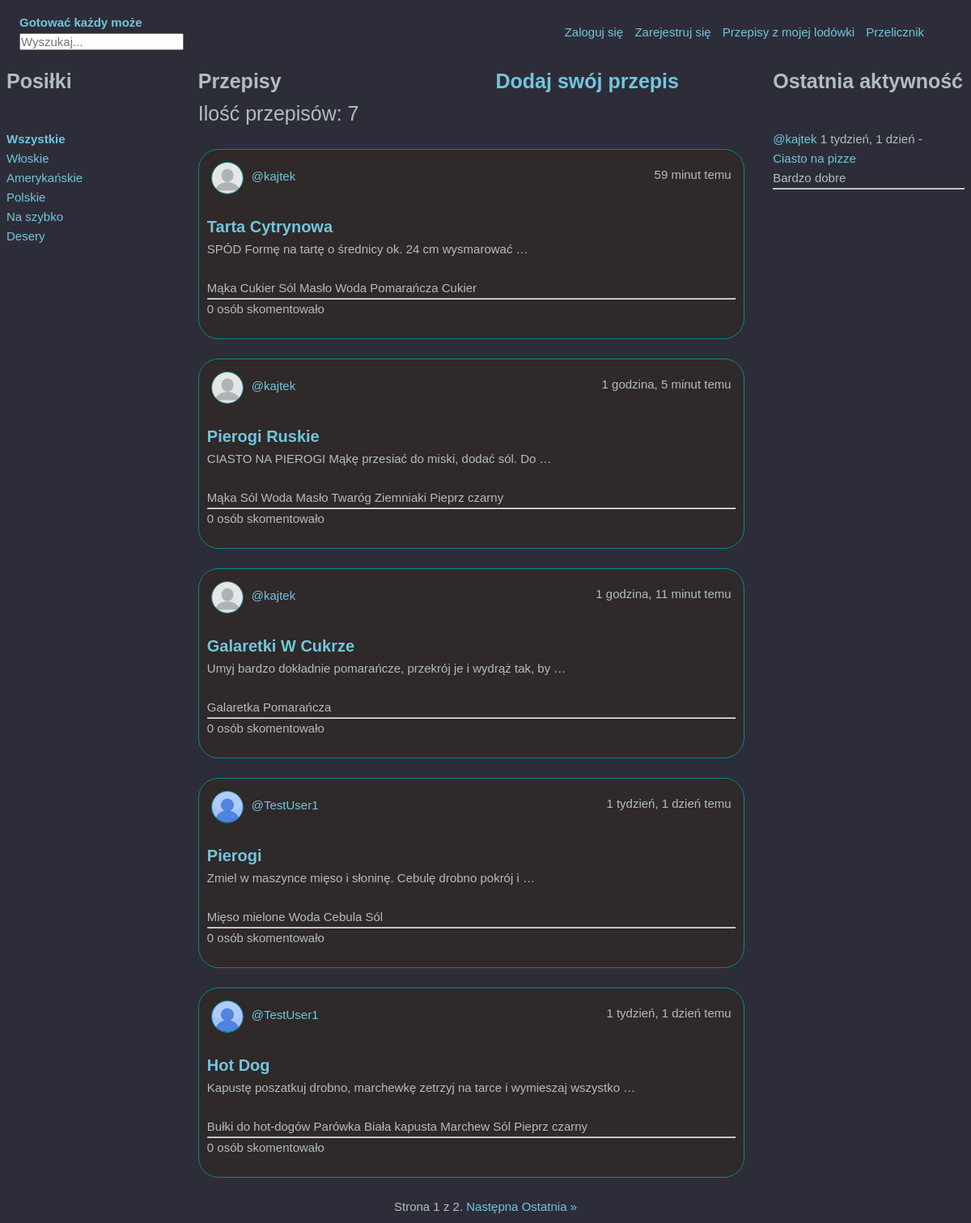
The page / on the database its author committed.
### blog/models.py (models this page shows, shortened)
class Meal(models.Model):
    name = models.CharField(max_length=255)

class Recipe(models.Model):
    host = models.ForeignKey(User, verbose_name='Użytkownik', on_delete=models.CASCADE, null=True)
    meal = models.ForeignKey(Meal, verbose_name='Posiłek', on_delete=models.CASCADE, max_length=100, null=True)
    title = models.CharField('Nazwa dania', max_length=100, null=False)
    description = models.TextField('Przepis', null=False, blank=False)
    participants = models.ManyToManyField(
        to=User, related_name='participants', blank=True)
    updated = models.DateTimeField(auto_now=True)
    created = models.DateTimeField(auto_now_add=True)
    class Meta():
        ordering = ['-created']
    def __str__(self):
        return self.title

class Profile(models.Model):
    user = models.OneToOneField(User, on_delete=models.CASCADE)
    image = models.ImageField(verbose_name='Zdjęcie',default='default.jpg', upload_to='profile_pics')
    bio = models.TextField()

class Ingredient(models.Model):
    recipe = models.ForeignKey(to=Recipe, null=False, blank=False, on_delete=models.CASCADE)
    product = models.ForeignKey(to=Product, null=False, blank=False, on_delete=models.CASCADE, verbose_name='Produkt')
    weight = models.PositiveIntegerField(null=True, blank=True, verbose_name='Waga')

class Product(models.Model):
    choices = (
        ('ml', 'mililitr'),
        ('gr', 'gram'),
        ('szt', 'sztuka')
    )
    name = models.CharField(max_length=50, null=False, blank=False, verbose_name='Nazwa produktu', unique=True)
    spoon_weight = models.PositiveIntegerField(null=True, blank=True)
    unit = models.CharField(max_length=20, verbose_name='Jednostka', choices=choices, null=False, blank=False)
    def __str__(self):
        return self.name

class Comment(models.Model):
    user = models.ForeignKey(User, on_delete=models.CASCADE)
    recipe = models.ForeignKey(Recipe, on_delete=models.CASCADE)
    body = models.TextField(null=False, verbose_name='Komentarz')
    rating = IntegerRangeField(min_value=1, max_value=5 ,null=True, blank=True, verbose_name='Ocena')
    image = models.ImageField(null=True, blank=True, upload_to='recipe_pics', verbose_name='Zdjęcie potrawy')
    updated = models.DateTimeField(auto_now=True)
    created = models.DateTimeField(auto_now_add=True)

### blog/views.py (the view)
# urls.py: 2. Add a URL to urlpatterns:  path('', views.home, name='home')
def home(request):
    q = request.GET.get('search')
    if q != None:
        recipes = Recipe.objects.filter(
            Q(meal__name__icontains=q) |
            Q(title__icontains=q) |
            Q(description__icontains=q) |
            Q(host__username__icontains=q)
            )
    else:
        recipes = Recipe.objects.all()
    count = recipes.count()
    meals = Meal.objects.all()
    comments = Comment.objects.all().order_by('-created')
    ingredients = Ingredient.objects.all()
    paginator = Paginator(recipes, 5)
    page_number = request.GET.get("page")
    page_obj = paginator.get_page(page_number)
    context = {'recipes' : recipes,
                'meals': meals,
                'count' : count,
                'comments': comments,
                'ingredients': ingredients,
                'page_obj': page_obj
                }
    return render(request, 'home.html', context=context)

### templates/home.html (shortened to what this page needs)
{% extends 'base.html' %}
{% block content %}
<div class="headers-container">
    <div>
        <h3>Posiłki</h3>
    </div>
    <div class="value">
        <h3>Przepisy</h3>
        <p>Ilość przepisów: {{ count }}</p>
        <h3 class="create-recipe"><a href="{% url 'create-recipe' %}">Dodaj swój przepis</a></h3>
    </div>
    <div>
        <h3>Ostatnia aktywność</h3>
    </div>
</div>
<div class="home-container">
    <div>
        <strong><a href="{% url 'home' %}">Wszystkie</a></strong>
        {% for meal in meals %}
        <div class="meal-container">
            <a href="{% url 'home' %}?search={{meal.name}}"><p class="meal">{{ meal.name }}</p></a>
        </div>
        {% endfor %}
    </div>
    <div class="recipes">
        <br>
        <div class="recipes-container">
            {% for recipe in page_obj %}
                <div class="recipe-main-container" id="recipe-{{ recipe.id }}">
                        <div class="recipe-container">
                            <div class="user-container">
                                <img class="profile-pic", src="{{ recipe.host.profile.image.url }}" alt="">
                                <p class="recipe-author"><a href="{% url 'profile' recipe.host.username %}">@{{ recipe.host.username }}</a></p>
                            </div>
                            <div></div>
                            <div class="recipe-time">
                                <small>{{ recipe.created|timesince }} temu</small>
                            </div>
                        </div>
                    <br>
                        <div class="recipe">
                            <h2 class="recipe-title"><a href="{% url 'recipe' recipe.id %}">{{ recipe.title }}</a></h2>
                            <p>{{ recipe.description|truncatewords:10 }}</p>
                            <br>
                            {% for ingredient in ingredients %}
                            {% if ingredient.recipe_id == recipe.id %}
                                <small>{{ ingredient.product }}</small>
                            {% endif %}
                            {% endfor %}
                            <hr>
                            <small>{{ recipe.participants.count }} osób skomentowało</small>
                            <br>
                            <br>
                        </div>
                </div>
                    <br>
            {% endfor %}
        </div>
        {% if count > 5 %}
        <div class="pagination">
            <span class="step-links">
                <span class="current">
                    Strona {{ page_obj.number }} z {{ page_obj.paginator.num_pages }}.
                </span>
                {% if page_obj.has_next %}
                    <a href="?page={{ page_obj.next_page_number }}">Następna</a>
                    <a href="?page={{ page_obj.paginator.num_pages }}">Ostatnia &raquo;</a>
                {% endif %}
            </span>
        </div>
        {% else %}
        <div></div>
        {% endif %}
    </div>
    <div>
        {% for comment in comments %}
        <div>
            <small><a href="{% url 'profile' comment.user.username %}">@{{ comment.user }}</a>  {{ comment.created | timesince }} - <a href="{% url 'recipe' comment.recipe.id %}">{{ comment.recipe }}</a></small>
            <p>{{ comment.body }}</p>
        </div>
        <hr>
        {% endfor %}
    </div>
</div>
{% endblock content %}

### static/styles/styles.css (style rules this page uses)
:root { --color-main: #71c6dd; --color-main-light: #e1f6fb; --color-dark: #3f4156; --color-dark-medium: #51546e; --color-dark-light: #696d97; --color-light: #e5e5e5; --color-gray: #8b8b8b; --color-light-gray: #b2bdbd; --color-bg: #2d2d39; --color-success: #5dd693; --color-error: #fc4b0b; }
* { font-family: 'Poppins', sans-serif; margin: 0; padding: 0; box-sizing: border-box; text-rendering: optimizeLegibility; font-size: inherit; }
html { font-size: 56.25%; }
@media only screen and (min-width: 1200px) { html { font-size: 62.5%; } }
body { line-height: 1.6; font-weight: 400; font-size: 1.5rem; color: var(--color-light-gray); background-color: var(--color-bg); min-height: 100vh; }
img { width: 100%; }
a { display: inline-block; color: var(--color-main); text-decoration: none; }

### templates/base.html (style rules this page uses)
body { margin: 8px; }

### templates/home.html (style rules this page uses)
.home-container { display: grid; grid-template-columns: 1fr 3fr 1fr; }
.profile-pic { vertical-align: middle; width: 40px; height: 40px; border-radius: 50%; object-fit: contain; margin-top: 5px; margin-left: 5px; border-style: solid; border-color: darkcyan; border-width: 1px; }
.recipe-container { display: grid; grid-template-columns: 1fr 5fr; }
.headers-container { display: grid; grid-template-columns: 1fr 3fr 1fr; font-size: 25px; }
.user-container { display: grid; grid-template-columns: 4fr 4fr; }
.recipe-container { display: grid; grid-template-columns: 1fr 2fr 4fr; margin: 10px 10px 0px 10px; }
.recipe-main-container { border: 1px; border-style: solid; border-color: darkcyan; background-color: rgb(47, 41, 41); border-radius: 25px; transition: 1s; margin-right: 25px; width: 95%; }
.recipe { margin-left: 10px; margin-right: 10px; }
.recipe-author { margin-top: 11px; margin-left: 10px; }
.recipe-time { margin-top: 9px; margin-right: 5px; text-align: right; }
.recipe-title { font-size: 20px; text-transform: capitalize; }
.meal { font-size: 15px; }
.recipes { column-count: auto; }
.value { column-count: 2; }
.pagination { display: flex; justify-content: center; }

### rows shown on the page
Meal: name "Włoskie"
Meal: name "Amerykańskie"
Meal: name "Polskie"
Meal: name "Na szybko"
Meal: name "Desery"
Recipe: host.profile.image (placeholder picture), host.username "kajtek", created "59 minut", title "Tarta Cytrynowa", description "SPÓD Formę na tartę o średnicy ok. 24 cm wysmarować …", participants.count "0"
Ingredient: product "Mąka"
Ingredient: product "Cukier"
Ingredient: product "Sól"
Ingredient: product "Masło"
Ingredient: product "Woda"
Ingredient: product "Pomarańcza"
Ingredient: product "Cukier"
Recipe: host.profile.image (placeholder picture), host.username "kajtek", created "1 godzina, 5 minut", title "Pierogi Ruskie", description "CIASTO NA PIEROGI Mąkę przesiać do miski, dodać sól. Do …", participants.count "0"
Ingredient: product "Mąka"
Ingredient: product "Sól"
Ingredient: product "Woda"
Ingredient: product "Masło"
Ingredient: product "Twaróg"
Ingredient: product "Ziemniaki"
Ingredient: product "Pieprz czarny"
Recipe: host.profile.image (placeholder picture), host.username "kajtek", created "1 godzina, 11 minut", title "Galaretki W Cukrze", description "Umyj bardzo dokładnie pomarańcze, przekrój je i wydrąż tak, by …", participants.count "0"
Ingredient: product "Galaretka"
Ingredient: product "Pomarańcza"
Recipe: host.profile.image (placeholder picture), host.username "TestUser1", created "1 tydzień, 1 dzień", title "Pierogi", description "Zmiel w maszynce mięso i słoninę. Cebulę drobno pokrój i …", participants.count "0"
Ingredient: product "Mięso mielone"
Ingredient: product "Woda"
Ingredient: product "Cebula"
Ingredient: product "Sól"
Recipe: host.profile.image (placeholder picture), host.username "TestUser1", created "1 tydzień, 1 dzień", title "Hot Dog", description "Kapustę poszatkuj drobno, marchewkę zetrzyj na tarce i wymieszaj wszystko …", participants.count "0"
Ingredient: product "Bułki do hot-dogów"
Ingredient: product "Parówka"
Ingredient: product "Biała kapusta"
Ingredient: product "Marchew"
Ingredient: product "Sól"
Ingredient: product "Pieprz czarny"
Comment: user "kajtek", created "1 tydzień, 1 dzień", recipe "Ciasto na pizze", body "Bardzo dobre"

### other values the page prints
{{ count }} "7"
{{ page_obj.number }} "1"
{{ page_obj.paginator.num_pages }} "2"
